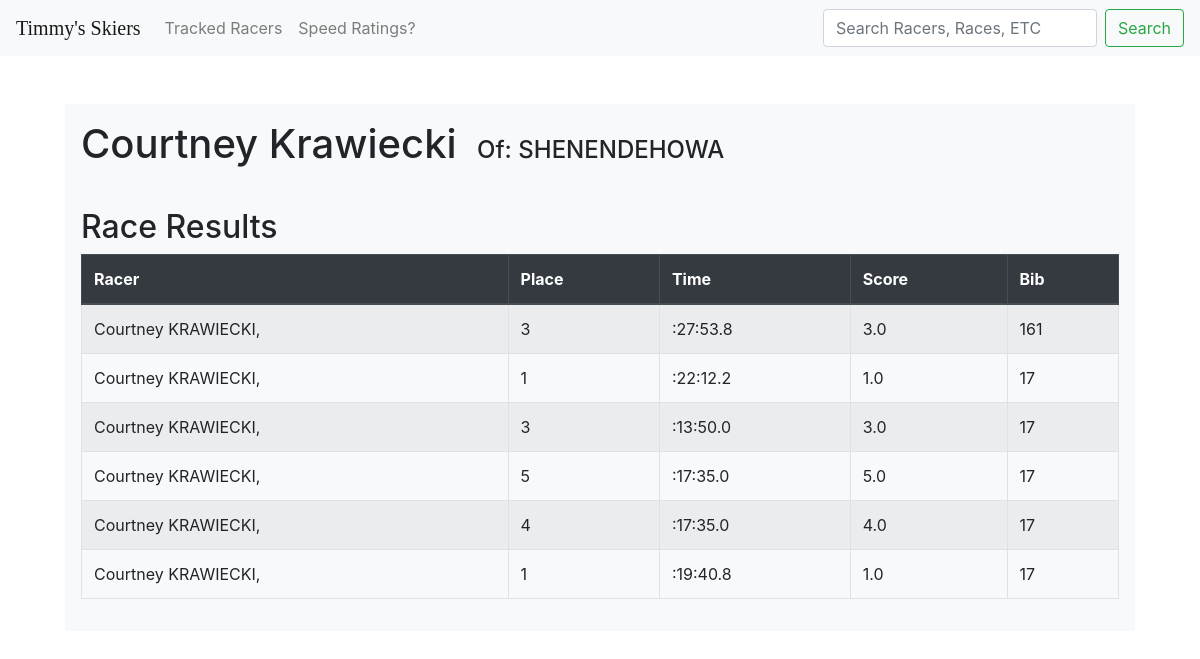
Screenshot of /racers/5265 with the database file from the repository.
### skiers/models.py (models this page shows)
class Racer(models.Model):
    firstname = models.CharField(max_length=100)
    lastname = models.CharField(max_length=100)
    team = models.CharField(max_length=50)

class Result(models.Model):
    racer = models.ForeignKey(Racer, on_delete=models.CASCADE)
    time = models.CharField(max_length=100)
    bib = models.IntegerField()
    place = models.IntegerField()
    score = models.FloatField()

### skiers/views.py (the view)
# urls.py: path("racers/<int:id>", views.racer, name="racers"),
def racer(request, id):
    racer = Racer.objects.get(id=id)
    results = Result.objects.filter(racer=racer)
    racer.team = " ".join(str(racer.team).split(" ")[1:])
    racer.lastname = racer.lastname.lower().capitalize()[:-1]
    return render(request, "skiers/racer.html", {"racer": racer, "results": results})

### skiers/templates/skiers/racer.html (shortened to what this page needs)
{% extends "skiers/layout.html" %}
{% block body %}
<br>
<div class="container mt-4 col-11">
    <div class="row justify-content-center">
        <div class="col-12">
            <div class="bg-light p-3">
                <h1 class="d-inline-block mr-3">{{racer.firstname}} {{racer.lastname}}</h1>
                <h4 class="d-inline-block">Of: {{racer.team}}</h4>
            </div>
        </div>
    </div>
    <div class="row justify-content-center">
        <div class="col-md-12 col-12">
            <div class="bg-light p-3">
                <h2>Race Results</h2>
                    <table class="table table-bordered table-striped">
                        <thead class="thead-dark">
                            <tr>
                                <th>Racer</th>
                                <th>Place</th>
                                <th>Time</th>
                                <th>Score</th>
                                <th>Bib</th>
                            </tr>
                        </thead>
                        <tbody>
                            {% for result in results %}
                                <tr>
                                    <td>{{ result.racer.firstname }} {{ result.racer.lastname }}</td>
                                    <td>{{ result.place }}</td>
                                    <td>{{ result.time }}</td>
                                    <td>{{ result.score }}</td>
                                    <td>{{ result.bib }}</td>
                                </tr>
                            {% endfor %}
                        </tbody>
                    </table>
            </div>
        </div>
    </div>
</div>
{% endblock %}

### rows the page displays
Racer: firstname "Courtney", lastname "Krawiecki", team "SHENENDEHOWA"
Result: racer.firstname "Courtney", racer.lastname "KRAWIECKI,", place "3", time ":27:53.8", score "3.0", bib "161"
Result: racer.firstname "Courtney", racer.lastname "KRAWIECKI,", place "1", time ":22:12.2", score "1.0", bib "17"
Result: racer.firstname "Courtney", racer.lastname "KRAWIECKI,", place "3", time ":13:50.0", score "3.0", bib "17"
Result: racer.firstname "Courtney", racer.lastname "KRAWIECKI,", place "5", time ":17:35.0", score "5.0", bib "17"
Result: racer.firstname "Courtney", racer.lastname "KRAWIECKI,", place "4", time ":17:35.0", score "4.0", bib "17"
Result: racer.firstname "Courtney", racer.lastname "KRAWIECKI,", place "1", time ":19:40.8", score "1.0", bib "17"
